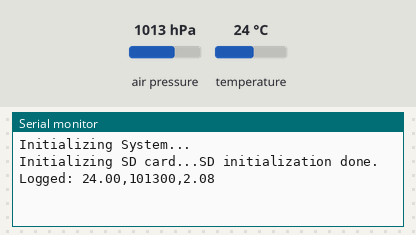
Recording of a sketch running on a simulated Arduino Uno, built with avr-gcc and run on an emulated ATmega328P. Parts: the last lines printed to the serial monitor. The inputs (shaded band) are chosen by the test bench; at power-on: air pressure 1013 hPa, temperature 24 °C. Storage starts empty.

Above: at 1.2 s.
1.3 s: air pressure set to 952 hPa
At 2.8 s:
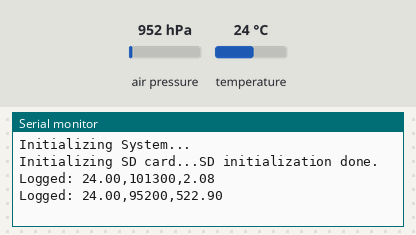
3.6 s: temperature set to 12 °C
At 5.0 s:
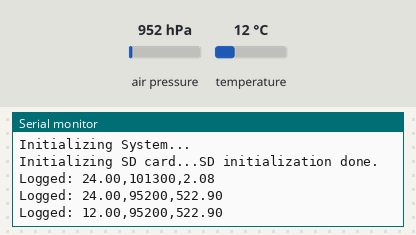
5.9 s: air pressure set to 975 hPa
At 7.2 s:
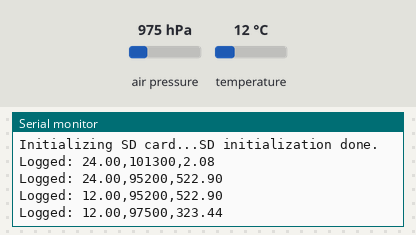
Timing chart, 0 to 8.9 s (numbered marks = the images above; inputs shaded):
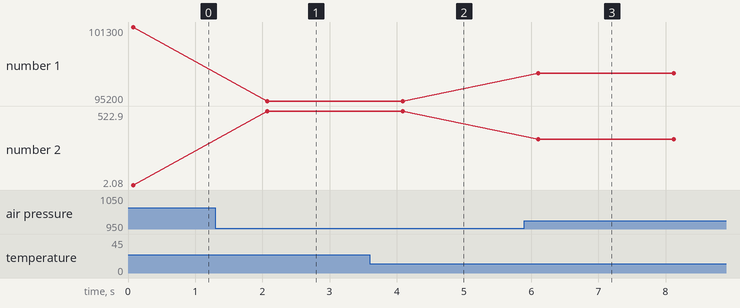

The sketch:

temp_data_logging.ino
```cpp
#include <SPI.h>
#include <SD.h>
#include <Adafruit_BMP085.h>

// PIN CONFIGURATION
const int chipSelect = 10; // Ensure this matches your wiring
Adafruit_BMP085 bmp;

void setup() {
  Serial.begin(9600);
  while (!Serial); // Wait for Serial Monitor

  Serial.println("Initializing System...");

  // 1. Initialize BMP085
  if (!bmp.begin()) {
    Serial.println("Could not find BMP085. Check wiring (Pins 20/21)!");
    while (1);
  }

  // 2. Initialize SD Card
  Serial.print("Initializing SD card...");
  if (!SD.begin(chipSelect)) {
    Serial.println("SD initialization failed! Check wiring (Pins 50-52).");
    return; // Don't proceed if SD fails
  }
  Serial.println("SD initialization done.");

  // Create Header for CSV file if it doesn't exist
  File dataFile = SD.open("datalog.txt", FILE_WRITE);
  if (dataFile) {
    dataFile.println("Temp(C),Pressure(Pa),Altitude(m)");
    dataFile.close();
  }
}

void loop() {
  // Read sensor data
  float temp = bmp.readTemperature();
  int32_t press = bmp.readPressure();
  float alt = bmp.readAltitude();

  // Create a comma-separated string
  String dataString = String(temp) + "," + String(press) + "," + String(alt);

  // Log to SD Card
  File dataFile = SD.open("datalog.txt", FILE_WRITE);
  if (dataFile) {
    dataFile.println(dataString);
    dataFile.close();

    // Also print to Serial for debugging
    Serial.print("Logged: ");
    Serial.println(dataString);
  } else {
    Serial.println("Error opening datalog.txt");
  }

  delay(2000); // Log every 2 seconds
}
```

Measured:
- after the input at 1.3 s, the serial monitor: prints a new line after 0.77 s (image 1)
- after the input at 3.6 s, the serial monitor: prints a new line after 0.49 s (image 2)
- after the input at 5.9 s, the serial monitor: prints a new line after 0.21 s (image 3)
- plotted number 1: 101300 → 95200 after the input at 1.3 s, 95200 → 97500 after the input at 5.9 s
- plotted number 2: 2.08 → 522.9 after the input at 1.3 s, 522.9 → 323.44 after the input at 5.9 s
